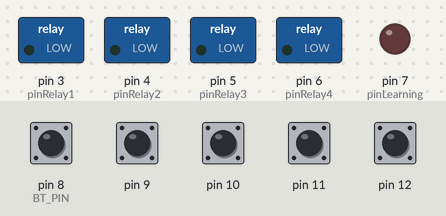
Recording of a sketch running on a simulated Arduino Uno, built with avr-gcc and run on an emulated ATmega328P. Shown: switched loads named in the sketch (green lamp = pin HIGH), output pins drawn as LEDs (lit = HIGH). Inputs (shaded band) come from the test bench; at power-on: pin 8 (BT_PIN), pin 9–12 HIGH. What the sketch prints to the serial monitor is not drawn.

Above: at 1.2 s.
1.3 s: pin 8 (BT_PIN) pulled LOW for 0.15 s
At 1.9 s:
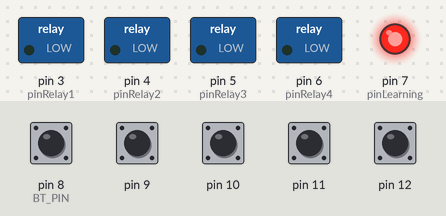
2.9 s: pin 10 pulled LOW for 0.15 s
At 4.1 s:
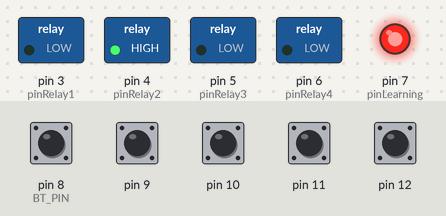
4.5 s: pin 9 pulled LOW for 0.15 s
At 5.5 s:
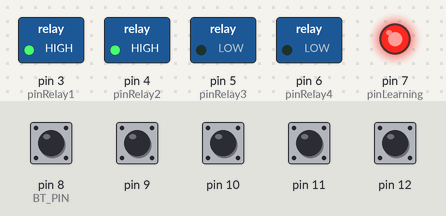
6.1 s: pin 11 pulled LOW for 0.15 s
At 6.7 s:
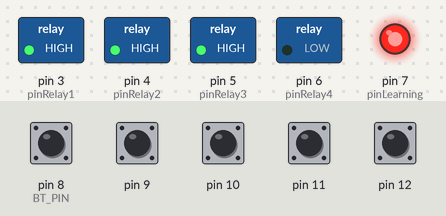
7.7 s: pin 12 pulled LOW for 0.15 s
At 8.9 s:
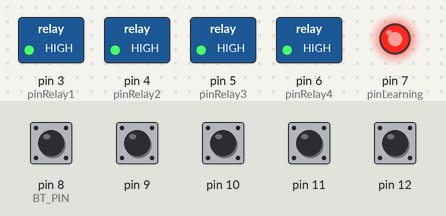
9.3 s: pin 9 pulled LOW for 1 s
At 10.4 s:
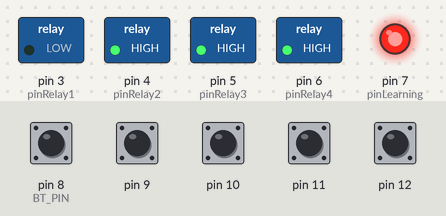
Timing chart, 0 to 12.3 s (numbered marks = the images above; inputs shaded):
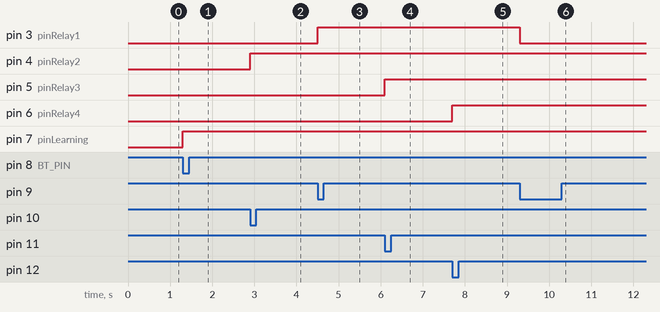

Measured:
- after the input at 1.3 s, pin 7 (pinLearning): LOW → HIGH at once
- after the input at 2.9 s, pin 4 (pinRelay2): LOW → HIGH at once
- after the input at 4.5 s, pin 3 (pinRelay1): LOW → HIGH at once
- after the input at 6.1 s, pin 5 (pinRelay3): LOW → HIGH at once
- after the input at 7.7 s, pin 6 (pinRelay4): LOW → HIGH at once
- after the input at 9.3 s, pin 3 (pinRelay1): HIGH → LOW at once

The sketch:

Main_codes_and_instruction.ino
```cpp
/*

  Button sequences:
  0. YELLOW
  1. BLUE
  2. GREEN
  3. RED
  4. WHITE

  Speaker 1:       button 1 and remote 1
  Speaker 2:       button 2 and remote 2
  Speaker 3:       button 3 and remote 3
  Amplifier:       button 4 and remote 4

  Instruction
  Step 1: Press button 0 to start the learning protocol.
  Step 2: Now press remote button 1 to assign it to Relay 1.
  Step 3: Press button 0 again and then press remote button 2 to assign it to relay 2.
  Step 4: Consequently with remote button 3 and 4.
  Step 5: Press button 0 again to exit the learning protocol
  Now the remote can be used normally

*/


#include "IRremote.h"
#include "Button.h"
#include <EEPROM.h>
#include "TM1637.h"
#include "EzButton.h"

const int RECV_PIN = 2;
const int pinRelay1 = 3;
const int pinRelay2 = 4;
const int pinRelay3 = 5;
const int pinRelay4 = 6;

button btn1;
button btn2;
button btn3;
button btn4;

const int pinLearning = 7;
const int BT_PIN = 8;
unsigned long lastTime = millis();

uint32_t dataRemote1;
uint32_t dataRemote2;
uint32_t dataRemote3;
uint32_t dataRemote4;

bool learning = false;
bool ledState = false;

bool remote1State = false;
bool remote2State = false;
bool remote3State = false;
bool remote4State = false;

bool btn1State = false;
bool btn2State = false;
bool btn3State = false;
bool btn4State = false;

int indexRemote = 0;

#define PULLUP true
#define INVERT true
#define DEBOUNCE_MS 20

Button btnLearn(BT_PIN, PULLUP, INVERT, DEBOUNCE_MS);

IRrecv irrecv(RECV_PIN);
decode_results results;

void setup() {
  EEPROM.begin();
  Serial.begin(115200);

  pinMode(pinRelay1, OUTPUT);
  pinMode(pinRelay2, OUTPUT);
  pinMode(pinRelay3, OUTPUT);
  pinMode(pinRelay4, OUTPUT);

  pinMode(pinLearning, OUTPUT);
  digitalWrite(pinRelay1, LOW);
  digitalWrite(pinRelay2, LOW);
  digitalWrite(pinRelay3, LOW);
  digitalWrite(pinRelay4, LOW);
  digitalWrite(pinLearning, LOW);

  //Initiate the reciver
  irrecv.blink13(true);
  irrecv.enableIRIn();

  //Extract the data from eeprom
  dataRemote1 = get_remote_eeprom(1);
  dataRemote2 = get_remote_eeprom(2);
  dataRemote3 = get_remote_eeprom(3);
  dataRemote4 = get_remote_eeprom(4);

  Serial.println(dataRemote1);
  Serial.println(dataRemote2);
  Serial.println(dataRemote3);
  Serial.println(dataRemote4);

  btn1.begin(9);
  btn2.begin(10);
  btn3.begin(11);
  btn4.begin(12);

}

void loop() {
  //=============================Button====================================
  if (btn1.debounce()) {
    btn1State = !btn1State;
  }
  if (btn2.debounce()) {
    btn2State = !btn2State;
  }
  if (btn3.debounce()) {
    btn3State = !btn3State;
  }
  if (btn4.debounce()) {
    btn4State = !btn4State;
  }
  //=============================Relay====================================
  if (btn1State != remote1State) {
    digitalWrite(pinRelay1, HIGH);
  } else {
    digitalWrite(pinRelay1, LOW);
  }
  if (btn2State != remote2State) {
    digitalWrite(pinRelay2, HIGH);
  } else {
    digitalWrite(pinRelay2, LOW);
  }
  if (btn3State != remote3State) {
    digitalWrite(pinRelay3, HIGH);
  } else {
    digitalWrite(pinRelay3, LOW);
  }
  if (btn4State != remote4State) {
    digitalWrite(pinRelay4, HIGH);
  } else {
    digitalWrite(pinRelay4, LOW);
  }
  //=============================Remote====================================
  btnLearn.read();
  if (irrecv.decode(&results)) {
    uint32_t dataRemote = results.value;
    if (dataRemote > 0 && dataRemote != REPEAT) {
      if (millis() - lastTime > 250) {

        if (!learning) {                                                                //Control part
          if (dataRemote == dataRemote1) {
            remote1State = !remote1State;
          } else if (dataRemote == dataRemote2) {
            remote2State = !remote2State;
          } else if (dataRemote == dataRemote3) {
            remote3State = !remote3State;
          } else if (dataRemote == dataRemote4) {
            remote4State = !remote4State;
          }
        }
        else {
          save_remote_eeprom(indexRemote, dataRemote);
        }
      }
    }
    lastTime = millis();
    irrecv.resume(); // Allow to recive new data
  }
  if (btnLearn.wasPressed()) {                                                       //Learning part
    if (!learning) {
      learning = true;
      indexRemote = 1;
      digitalWrite(pinLearning, HIGH);
      digitalWrite(pinRelay1, HIGH);
      digitalWrite(pinRelay2, LOW);
      digitalWrite(pinRelay3, LOW);
      digitalWrite(pinRelay4, LOW);
    }
    else {
      indexRemote++;
      switch (indexRemote) {
        case 1:
          digitalWrite(pinRelay1, HIGH);
          digitalWrite(pinRelay2, LOW);
          digitalWrite(pinRelay3, LOW);
          digitalWrite(pinRelay4, LOW);
          break;
        case 2:
          digitalWrite(pinRelay1, LOW);
          digitalWrite(pinRelay2, HIGH);
          digitalWrite(pinRelay3, LOW);
          digitalWrite(pinRelay4, LOW);
          break;
        case 3:
          digitalWrite(pinRelay1, LOW);
          digitalWrite(pinRelay2, LOW);
          digitalWrite(pinRelay3, HIGH);
          digitalWrite(pinRelay4, LOW);
          break;
        case 4:
          digitalWrite(pinRelay1, LOW);
          digitalWrite(pinRelay2, LOW);
          digitalWrite(pinRelay3, LOW);
          digitalWrite(pinRelay4, HIGH);
          break;
      }
      if (indexRemote > 4) {
        learning = false;
        dataRemote1 = get_remote_eeprom(1);
        dataRemote2 = get_remote_eeprom(2);
        dataRemote3 = get_remote_eeprom(3);
        dataRemote4 = get_remote_eeprom(4);

        digitalWrite(pinLearning, LOW);
        digitalWrite(pinRelay1, LOW);
        digitalWrite(pinRelay2, LOW);
        digitalWrite(pinRelay3, LOW);
        digitalWrite(pinRelay4, LOW);
      }
    }
  }
}
//==============================================================
void save_remote_eeprom(int pos, uint32_t data) {
  int address = pos * 4;
  EEPROM.write(address, ((byte *)&data)[0]);
  EEPROM.write(address + 1, ((byte *)&data)[1]);
  EEPROM.write(address + 2, ((byte *)&data)[2]);
  EEPROM.write(address + 3, ((byte *)&data)[3]);
}
//=============================================================
uint32_t get_remote_eeprom(int pos) {
  int address = pos * 4;
  uint32_t data = 0;
  ((byte *)&data)[0] = EEPROM.read(address);
  ((byte *)&data)[1] = EEPROM.read(address + 1);
  ((byte *)&data)[2] = EEPROM.read(address + 2);
  ((byte *)&data)[3] = EEPROM.read(address + 3);
  return data;
}
```

Button.cpp
```cpp
#include "Button.h"
Button::Button(uint8_t pin, uint8_t puEnable, uint8_t invert, uint32_t dbTime)
{
  _pin = pin;
  _puEnable = puEnable;
  _invert = invert;
  _dbTime = dbTime;
  if (_puEnable != 0)
    pinMode(_pin, INPUT_PULLUP);    //enable pullup resistor
  else
    pinMode(_pin, INPUT);
  _state = digitalRead(_pin);
  if (_invert != 0) _state = !_state;
  _time = millis();
  _lastState = _state;
  _changed = 0;
  _lastChange = _time;
}
//123
void Button::setDebounce(uint32_t dbTime) {
  _dbTime = dbTime;
}
uint8_t Button::read(void)
{
  static uint32_t ms;
  static uint8_t pinVal;

  ms = millis();
  pinVal = digitalRead(_pin);
  if (_invert != 0) pinVal = !pinVal;
  if (ms - _lastChange < _dbTime) {
    _time = ms;
    _changed = 0;
    return _state;
  }
  else {
    _lastState = _state;
    _state = pinVal;
    _time = ms;
    if (_state != _lastState)   {
      _lastChange = ms;
      _changed = 1;
    }
    else {
      _changed = 0;
    }
    return _state;
  }
}
uint8_t Button::isPressed(void)
{
  return _state == 0 ? 0 : 1;
}
uint8_t Button::isReleased(void)
{
  return _state == 0 ? 1 : 0;
}
uint8_t Button::wasPressed(void)
{
  return _state && _changed;
}
uint8_t Button::wasReleased(void)
{
  return !_state && _changed;
}
uint8_t Button::pressedFor(uint32_t ms)
{
  return (_state == 1 && _time - _lastChange >= ms) ? 1 : 0;
}
uint8_t Button::releasedFor(uint32_t ms)
{
  return (_state == 0 && _time - _lastChange >= ms) ? 1 : 0;
}
uint32_t Button::lastChange(void)
{
  return _lastChange;
}
```

Button.h
```cpp
#ifndef Button_h
#define Button_h
#if ARDUINO >= 100
#include <Arduino.h>
#else
#include <WProgram.h>
#endif
class Button
{
    public:
        Button(uint8_t pin, uint8_t puEnable, uint8_t invert, uint32_t dbTime);
        uint8_t read();
        uint8_t isPressed();
        uint8_t isReleased();
        uint8_t wasPressed();
        uint8_t wasReleased();
        uint8_t pressedFor(uint32_t ms);
        uint8_t releasedFor(uint32_t ms);
        uint32_t lastChange();
		void setDebounce(uint32_t dbTime);

    private:
        uint8_t _pin;           //arduino pin number
        uint8_t _puEnable;      //internal pullup resistor enabled
        uint8_t _invert;        //if 0, interpret high state as pressed, else interpret low state as pressed
        uint8_t _state;         //current button state
        uint8_t _lastState;     //previous button state
        uint8_t _changed;       //state changed since last read
        uint32_t _time;         //time of current state (all times are in ms)
        uint32_t _lastChange;   //time of last state change
        uint32_t _dbTime;       //debounce time
};
#endif
```

EzButton.h
```cpp
#ifndef EzButton_h
#define EzButton_h
#include "Arduino.h"

class button
{
  private:
    uint8_t btn;
    uint16_t state;
  public:
    void begin(uint8_t button) {
      btn = button;
      state = 0;
      pinMode(btn, INPUT_PULLUP);
    }
    bool debounce() {
      state = (state << 1) | digitalRead(btn) | 0xfe00;
      return (state == 0xff00);
    }
};
#endif
/*
  #include "button.h"

  Button btn1;
  Button btn2;

  void setup() {
  btn1.begin(2);
  btn2.begin(3);
  pinMode(LED_BUILTIN, OUTPUT);
  }

  void loop() {
  if (btn1.debounce()) {
    digitalWrite(LED_BUILTIN, HIGH);
  }
  if (btn2.debounce()) {
    digitalWrite(LED_BUILTIN, LOW);
  }
  }
*/
```
